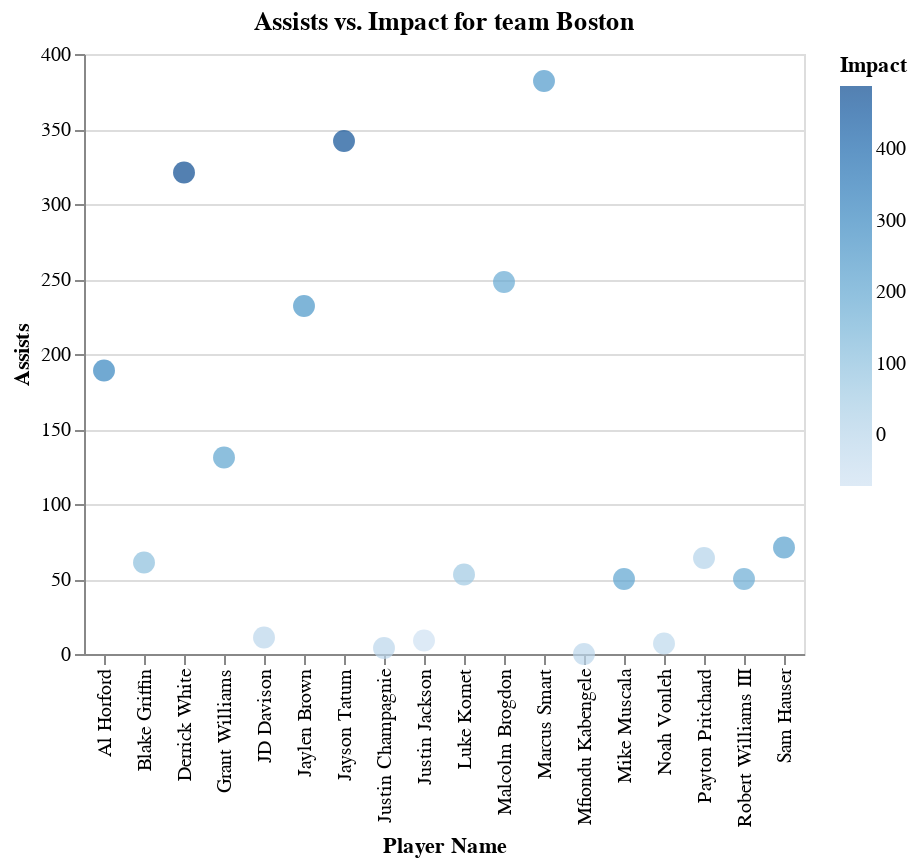

Source (notebook cell):
### Markdown cell above
This one is better, but still not so readable for the last players which have small or even negative metrics.<br><br>
Other solution is to look separately at each metrics versus the impact and than compare the plots.

### Code cell
team_BOS = basketball_data[basketball_data['Team']=='BOS']

alt.Chart(team_BOS).mark_circle(size=120).encode(
    x=alt.X('PName:N', title='Player Name'),
    y=alt.Y('AST:Q', title='Assists'),
    color=alt.Color('+/-:Q', title='Impact'),
    tooltip=['PName', 'AST', '+/-']
).properties(
    title='Assists vs. Impact for team Boston'
)

### Figure 1 — Vega-Lite specification as saved in the notebook (floating-point values rounded to 4 significant figures)
{"config": {"view": {"continuousWidth": 300, "continuousHeight": 300}}, "data": {"name": "data-b05e5288e7f576d944fd8076ebb6c21a"}, "mark": {"type": "circle", "size": 120}, "encoding": {"color": {"field": "+/-", "title": "Impact", "type": "quantitative"}, "tooltip": [{"field": "PName", "type": "nominal"}, {"field": "AST", "type": "quantitative"}, {"field": "+/-", "type": "quantitative"}], "x": {"field": "PName", "title": "Player Name", "type": "nominal"}, "y": {"field": "AST", "title": "Assists", "type": "quantitative"}}, "title": "Assists vs. Impact for team Boston", "$schema": "https://vega.github.io/schema/vega-lite/v5.16.3.json", "datasets": {"data-b05e5288e7f576d944fd8076ebb6c21a": [{"PName": "Jayson Tatum", "POS": "SF", "Team": "BOS", "Age": 25, "GP": 74, "W": 52, "L": 22, "Min": 2732.0, "PTS": 2225, "FGM": 727, "FGA": 1559, "FG%": 46.6, "3PM": 240, "3PA": 686, "3P%": 35.0, "FTM": 531, "FTA": 622, "FT%": 85.4, "OREB": 78, "DREB": 571, "REB": 649, "AST": 342, "TOV": 213, "STL": 78, "BLK": 51, "PF": 160, "FP": 3691, "DD2": 31, "TD3": 1, "+/-": 470}, {"PName": "Jaylen Brown", "POS": "SG", "Team": "BOS", "Age": 26, "GP": 67, "W": 46, "L": 21, "Min": 2405.0, "PTS": 1784, "FGM": 679, "FGA": 1383, "FG%": 49.1, "3PM": 163, "3PA": 487, "3P%": 33.5, "FTM": 263, "FTA": 344, "FT%": 76.5, "OREB": 78, "DREB": 381, "REB": 459, "AST": 232, "TOV": 197, "STL": 75, "BLK": 26, "PF": 172, "FP": 2789, "DD2": 13, "TD3": 0, "+/-": 256}, {"PName": "Derrick White", "POS": "PG", "Team": "BOS", "Age": 28, "GP": 82, "W": 57, "L": 25, "Min": 2319.0, "PTS": 1017, "FGM": 350, "FGA": 758, "FG%": 46.2, "3PM": 149, "3PA": 391, "3P%": 38.1, "FTM": 168, "FTA": 192, "FT%": 87.5, "OREB": 52, "DREB": 241, "REB": 293, "AST": 321, "TOV": 95, "STL": 54, "BLK": 76, "PF": 177, "FP": 2145, "DD2": 7, "TD3": 0, "+/-": 488}, {"PName": "Malcolm Brogdon", "POS": "PG", "Team": "BOS", "Age": 30, "GP": 67, "W": 46, "L": 21, "Min": 1744.0, "PTS": 1000, "FGM": 354, "FGA": 732, "FG%": 48.4, "3PM": 132, "3PA": 297, "3P%": 44.4, "FTM": 160, "FTA": 184, "FT%": 87.0, "OREB": 42, "DREB": 238, "REB": 280, "AST": 248, "TOV": 98, "STL": 45, "BLK": 18, "PF": 109, "FP": 1799, "DD2": 0, "TD3": 0, "+/-": 182}, {"PName": "Marcus Smart", "POS": "PG", "Team": "BOS", "Age": 29, "GP": 61, "W": 43, "L": 18, "Min": 1957.0, "PTS": 703, "FGM": 250, "FGA": 602, "FG%": 41.5, "3PM": 115, "3PA": 342, "3P%": 33.6, "FTM": 88, "FTA": 118, "FT%": 74.6, "OREB": 46, "DREB": 145, "REB": 191, "AST": 382, "TOV": 143, "STL": 93, "BLK": 23, "PF": 172, "FP": 1710, "DD2": 6, "TD3": 0, "+/-": 240}, {"PName": "Grant Williams", "POS": "PF", "Team": "BOS", "Age": 24, "GP": 79, "W": 55, "L": 24, "Min": 2045.0, "PTS": 641, "FGM": 216, "FGA": 476, "FG%": 45.4, "3PM": 115, "3PA": 291, "3P%": 39.5, "FTM": 94, "FTA": 122, "FT%": 77.0, "OREB": 87, "DREB": 276, "REB": 363, "AST": 131, "TOV": 82, "STL": 41, "BLK": 31, "PF": 192, "FP": 1407, "DD2": 3, "TD3": 0, "+/-": 206}, {"PName": "Al Horford", "POS": "C", "Team": "BOS", "Age": 36, "GP": 63, "W": 44, "L": 19, "Min": 1921.0, "PTS": 616, "FGM": 228, "FGA": 479, "FG%": 47.6, "3PM": 145, "3PA": 325, "3P%": 44.6, "FTM": 15, "FTA": 21, "FT%": 71.4, "OREB": 73, "DREB": 317, "REB": 390, "AST": 189, "TOV": 37, "STL": 30, "BLK": 61, "PF": 121, "FP": 1604, "DD2": 7, "TD3": 0, "+/-": 309}, {"PName": "Sam Hauser", "POS": "SF", "Team": "BOS", "Age": 25, "GP": 80, "W": 55, "L": 25, "Min": 1290.0, "PTS": 512, "FGM": 180, "FGA": 396, "FG%": 45.5, "3PM": 140, "3PA": 335, "3P%": 41.8, "FTM": 12, "FTA": 17, "FT%": 70.6, "OREB": 35, "DREB": 169, "REB": 204, "AST": 71, "TOV": 30, "STL": 29, "BLK": 21, "PF": 99, "FP": 983, "DD2": 0, "TD3": 0, "+/-": 219}, {"PName": "Mike Muscala", "POS": "C", "Team": "BOS", "Age": 31, "GP": 63, "W": 32, "L": 31, "Min": 945.1, "PTS": 383, "FGM": 131, "FGA": 292, "FG%": 44.9, "3PM": 81, "3PA": 207, "3P%": 39.1, "FTM": 40, "FTA": 52, "FT%": 76.9, "OREB": 37, "DREB": 166, "REB": 203, "AST": 50, "TOV": 23, "STL": 15, "BLK": 24, "PF": 98, "FP": 796, "DD2": 0, "TD3": 0, "+/-": 204}, {"PName": "Robert Williams III", "POS": "C", "Team": "BOS", "Age": 25, "GP": 35, "W": 24, "L": 11, "Min": 823.5, "PTS": 279, "FGM": 127, "FGA": 170, "FG%": 74.7, "3PM": 0, "3PA": 1, "3P%": 0.0, "FTM": 25, "FTA": 41, "FT%": 61.0, "OREB": 104, "DREB": 188, "REB": 292, "AST": 50, "TOV": 34, "STL": 22, "BLK": 48, "PF": 68, "FP": 880, "DD2": 6, "TD3": 0, "+/-": 173}, {"PName": "Payton Pritchard", "POS": "PG", "Team": "BOS", "Age": 25, "GP": 48, "W": 32, "L": 16, "Min": 642.8, "PTS": 270, "FGM": 101, "FGA": 245, "FG%": 41.2, "3PM": 56, "3PA": 154, "3P%": 36.4, "FTM": 12, "FTA": 16, "FT%": 75.0, "OREB": 25, "DREB": 63, "REB": 88, "AST": 64, "TOV": 40, "STL": 14, "BLK": 1, "PF": 37, "FP": 477, "DD2": 1, "TD3": 1, "+/-": 12}, {"PName": "Luke Kornet", "POS": "C", "Team": "BOS", "Age": 27, "GP": 69, "W": 45, "L": 24, "Min": 804.1, "PTS": 261, "FGM": 113, "FGA": 170, "FG%": 66.5, "3PM": 3, "3PA": 13, "3P%": 23.1, "FTM": 32, "FTA": 39, "FT%": 82.1, "OREB": 86, "DREB": 111, "REB": 197, "AST": 53, "TOV": 25, "STL": 11, "BLK": 46, "PF": 81, "FP": 723, "DD2": 0, "TD3": 0, "+/-": 61}, {"PName": "Blake Griffin", "POS": "PF", "Team": "BOS", "Age": 34, "GP": 41, "W": 27, "L": 14, "Min": 568.9, "PTS": 170, "FGM": 63, "FGA": 130, "FG%": 48.5, "3PM": 23, "3PA": 66, "3P%": 34.8, "FTM": 21, "FTA": 32, "FT%": 65.6, "OREB": 47, "DREB": 108, "REB": 155, "AST": 61, "TOV": 22, "STL": 14, "BLK": 9, "PF": 75, "FP": 495, "DD2": 0, "TD3": 0, "+/-": 105}, {"PName": "Noah Vonleh", "POS": "PF", "Team": "BOS", "Age": 27, "GP": 23, "W": 17, "L": 6, "Min": 171.6, "PTS": 25, "FGM": 11, "FGA": 24, "FG%": 45.8, "3PM": 1, "3PA": 4, "3P%": 25.0, "FTM": 2, "FTA": 2, "FT%": 100.0, "OREB": 18, "DREB": 30, "REB": 48, "AST": 7, "TOV": 11, "STL": 2, "BLK": 8, "PF": 35, "FP": 112, "DD2": 0, "TD3": 0, "+/-": -13}, {"PName": "Justin Jackson", "POS": "SF", "Team": "BOS", "Age": 28, "GP": 23, "W": 15, "L": 8, "Min": 107.4, "PTS": 20, "FGM": 7, "FGA": 27, "FG%": 25.9, "3PM": 5, "3PA": 20, "3P%": 25.0, "FTM": 1, "FTA": 2, "FT%": 50.0, "OREB": 2, "DREB": 15, "REB": 17, "AST": 9, "TOV": 2, "STL": 4, "BLK": 4, "PF": 7, "FP": 76, "DD2": 0, "TD3": 0, "+/-": -71}, {"PName": "JD Davison", "POS": "SG", "Team": "BOS", "Age": 20, "GP": 12, "W": 11, "L": 1, "Min": 65.7, "PTS": 19, "FGM": 8, "FGA": 19, "FG%": 42.1, "3PM": 2, "3PA": 7, "3P%": 28.6, "FTM": 1, "FTA": 2, "FT%": 50.0, "OREB": 2, "DREB": 7, "REB": 9, "AST": 11, "TOV": 4, "STL": 2, "BLK": 2, "PF": 5, "FP": 54, "DD2": 0, "TD3": 0, "+/-": -6}, {"PName": "Justin Champagnie", "POS": "SF", "Team": "BOS", "Age": 21, "GP": 5, "W": 4, "L": 1, "Min": 34.3, "PTS": 11, "FGM": 5, "FGA": 15, "FG%": 33.3, "3PM": 1, "3PA": 5, "3P%": 20.0, "FTM": 0, "FTA": 0, "FT%": 0.0, "OREB": 3, "DREB": 5, "REB": 8, "AST": 4, "TOV": 0, "STL": 1, "BLK": 0, "PF": 2, "FP": 30, "DD2": 0, "TD3": 0, "+/-": -4}, {"PName": "Mfiondu Kabengele", "POS": "C", "Team": "BOS", "Age": 25, "GP": 4, "W": 3, "L": 1, "Min": 36.4, "PTS": 6, "FGM": 2, "FGA": 7, "FG%": 28.6, "3PM": 0, "3PA": 3, "3P%": 0.0, "FTM": 2, "FTA": 2, "FT%": 100.0, "OREB": 5, "DREB": 5, "REB": 10, "AST": 0, "TOV": 1, "STL": 2, "BLK": 0, "PF": 3, "FP": 23, "DD2": 0, "TD3": 0, "+/-": -5}]}}
